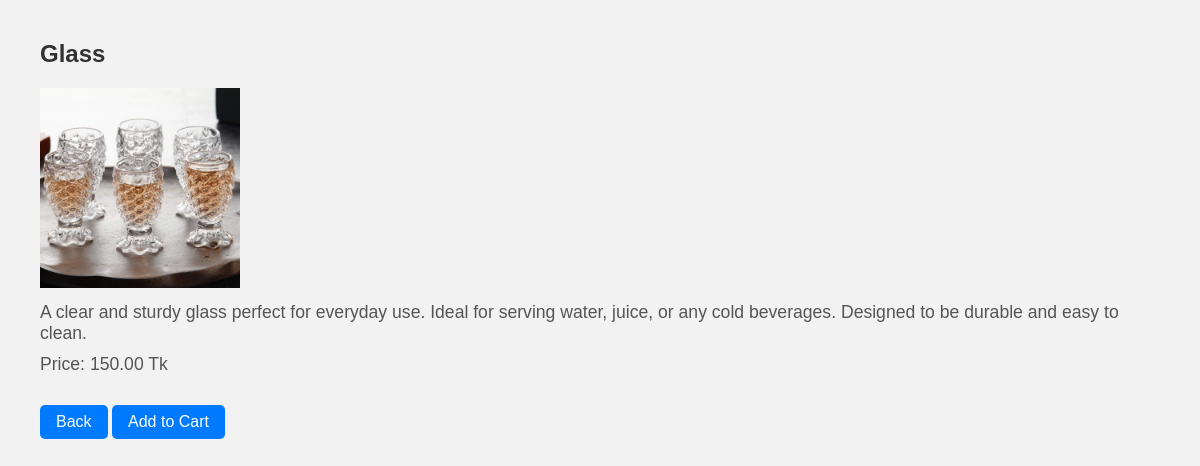
Page /product/2/ (signed in) on the committed database.
### store/models.py (models this page shows, shortened)
class Product(models.Model):
    name = models.CharField(max_length=200)
    price = models.DecimalField(max_digits=10, decimal_places=2)
    category = models.ForeignKey(Category, on_delete=models.CASCADE, related_name='products', null=True, blank=True)
    description = models.TextField(blank=True)
    image = models.ImageField(upload_to='products/', blank=True, null=True)  # ✅ নতুন লাইন

### store/views.py (the view)
# urls.py: path('product/<int:product_id>/', views.product_detail_view, name='product_detail'),
@login_required
def product_detail_view(request, product_id):
    product = get_object_or_404(Product, pk=product_id)
    return render(request, 'store/product_detail.html', {'product': product})

### store/templates/store/product_detail.html (shortened to what this page needs)
<!DOCTYPE html>
<html>
<head>
</head>
<body>
<h2>{{ product.name }}</h2>
<img src="{{ product.image.url }}" width="200" alt="{{ product.name }}">
<p>{{ product.description }}</p>
<p>Price: {{ product.price }} Tk</p>
<a href="{% url 'home' %}">Back</a>
<a href="{% url 'add_to_cart' product.id %}">Add to Cart</a>
</body>
</html>

### store/templates/store/product_detail.html (style rules this page uses)
body { font-family: Arial, sans-serif; background: #f2f2f2; margin: 40px; }
h2 { color: #333; margin-top: 20px; }
p { font-size: 1.1rem; color: #555; margin: 10px 0; }
a { display: inline-block; margin-top: 20px; text-decoration: none; padding: 8px 16px; background: #007bff; color: white; border-radius: 5px; }

### rows in the picture
Product: name "Glass", image (picture), description "A clear and sturdy glass perfect for everyday use. Ideal for serving water, juice, or any cold beverages. Designed to be durable and easy to clean.", price "150.00"
